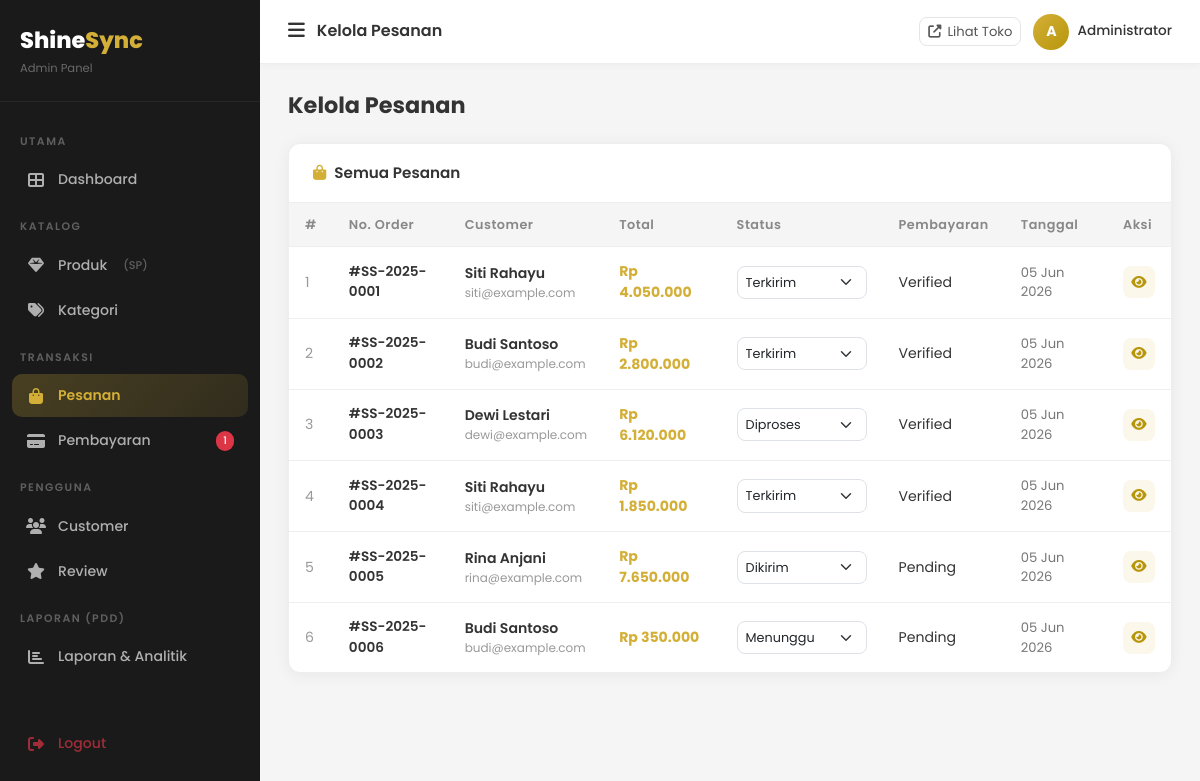
Page /admin/orders (signed in) on the earlier database version.
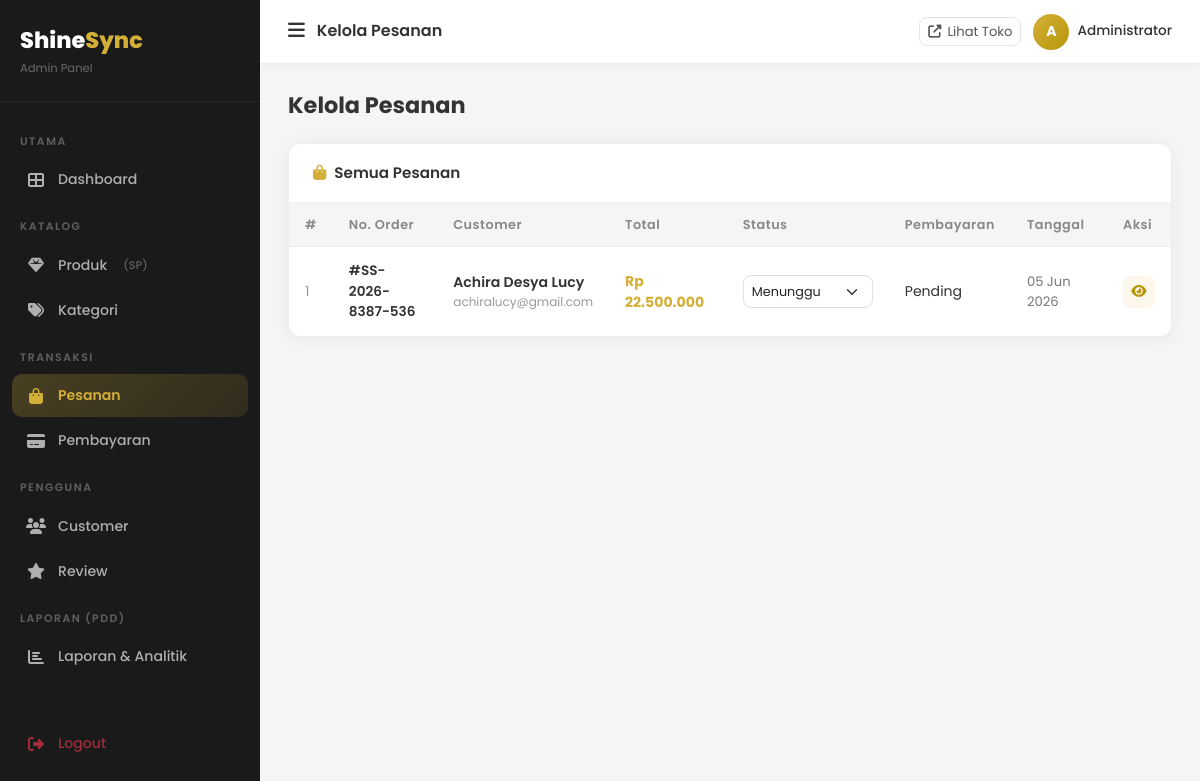
Same page on the later database version.
### tables this page shows
CREATE TABLE `orders` (
  `id` int UNSIGNED NOT NULL,
  `user_id` int UNSIGNED NOT NULL,
  `order_number` varchar(50) NOT NULL,
  `total_amount` decimal(15,2) NOT NULL DEFAULT '0.00',
  `discount` decimal(15,2) DEFAULT '0.00',
  `grand_total` decimal(15,2) NOT NULL DEFAULT '0.00',
  `loyalty_points` int DEFAULT '0',
  `shipping_name` varchar(100) DEFAULT NULL,
  `shipping_phone` varchar(20) DEFAULT NULL,
  `shipping_address` text,
  `notes` text,
  `status` enum('pending','confirmed','processing','shipped','delivered','cancelled') DEFAULT 'pending',
  `created_at` timestamp NULL DEFAULT CURRENT_TIMESTAMP,
  `updated_at` timestamp NULL DEFAULT CURRENT_TIMESTAMP ON UPDATE CURRENT_TIMESTAMP
);

CREATE TABLE `users` (
  `id` int UNSIGNED NOT NULL,
  `name` varchar(100) NOT NULL,
  `email` varchar(150) NOT NULL,
  `password` varchar(255) NOT NULL,
  `phone` varchar(20) DEFAULT NULL,
  `address` text,
  `avatar` varchar(255) DEFAULT 'default.png',
  `role` enum('admin','customer') NOT NULL DEFAULT 'customer',
  `is_active` tinyint(1) NOT NULL DEFAULT '1',
  `created_at` timestamp NULL DEFAULT CURRENT_TIMESTAMP,
  `updated_at` timestamp NULL DEFAULT CURRENT_TIMESTAMP ON UPDATE CURRENT_TIMESTAMP
);

### app/core/Controller.php (called while the page is built, shortened)
<?php
class Controller
{
    protected function view(string $viewPath, array $data = []): void
    {
        extract($data);
        $file = __DIR__ . '/../views/' . $viewPath . '.php';
        require $file;
    }
}

### app/controllers/OrderController.php (called while the page is built, shortened)
<?php
class OrderController extends Controller
{
    private Order $orderModel;
    public function __construct()
    {
        $this->orderModel = new Order();
    }
    public function adminIndex(): void
    {
        $orders    = $this->orderModel->getAll();
        $this->view('admin/orders/index', compact('orders', 'pageTitle'));
    }
}

### app/core/Database.php (called while the page is built, shortened)
<?php
class Database
{
    private static ?Database $instance = null;
    private mysqli $conn;
    private function __construct()
    {
        $this->conn = new mysqli(DB_HOST, DB_USER, DB_PASS, DB_NAME, DB_PORT);
        $this->conn->set_charset(DB_CHARSET);
    }
    public static function getInstance(): Database
    {
        if (self::$instance === null) {
            self::$instance = new self();
        }
        return self::$instance;
    }
    public function query(string $sql, array $params = []): array
    {
        if (empty($params)) {
            $result = $this->conn->query($sql);
            return $result->fetch_all(MYSQLI_ASSOC) ?: [];
        }
        $stmt = $this->prepare($sql, $params);
        $stmt->execute();
        $result = $stmt->get_result();
        return $result ? $result->fetch_all(MYSQLI_ASSOC) : [];
    }
}

### app/core/Model.php (called while the page is built, shortened)
<?php
class Model
{
    public function __construct()
    {
        $this->db = Database::getInstance();
    }
}

### app/models/Order.php (called while the page is built, shortened)
<?php
class Order extends Model
{
    public function getAll(): array
    {
        return $this->db->query(
            "SELECT o.*, u.name AS customer_name, u.email,
                    p.status AS payment_status,
                    COUNT(od.id) AS item_count
             FROM orders o
             INNER JOIN users u ON o.user_id = u.id
             LEFT JOIN payments p       ON o.id = p.order_id
             LEFT JOIN order_details od ON o.id = od.order_id
             GROUP BY o.id
             ORDER BY o.created_at DESC"
        );
    }
}

### app/views/admin/orders/index.php (the view, shortened to what this page needs)
<?php
include __DIR__ . '/../../layouts/admin_header.php';
$statusLabels=['pending'=>'Menunggu','confirmed'=>'Dikonfirmasi','processing'=>'Diproses','shipped'=>'Dikirim','delivered'=>'Terkirim','cancelled'=>'Dibatalkan'];
?>
<div class="admin-page-header">
  <h2>Kelola Pesanan</h2>
</div>
<div class="admin-card">
  <div class="card-head"><h5><i class="fas fa-shopping-bag me-2" style="color:#D4AF37;"></i>Semua Pesanan</h5></div>
  <div style="overflow-x:auto;">
    <table class="admin-table">
      <thead><tr><th>#</th><th>No. Order</th><th>Customer</th><th>Total</th><th>Status</th><th>Pembayaran</th><th>Tanggal</th><th>Aksi</th></tr></thead>
      <tbody>
        <?php if(empty($orders)): ?>
        <tr><td colspan="8" style="text-align:center;padding:40px;color:#999;">Belum ada pesanan.</td></tr>
        <?php else: foreach($orders as $i=>$o): ?>
        <tr>
          <td style="color:#999;"><?= $i+1 ?></td>
          <td style="font-weight:600;font-size:.85rem;">#<?= htmlspecialchars($o['order_number']) ?></td>
          <td>
            <div style="font-weight:600;font-size:.88rem;"><?= htmlspecialchars($o['customer_name']) ?></div>
            <div style="font-size:.75rem;color:#999;"><?= htmlspecialchars($o['email']) ?></div>
          </td>
          <td style="font-weight:700;color:#D4AF37;">Rp <?= number_format($o['grand_total'],0,',','.') ?></td>
          <td>
            <select onchange="updateStatus(<?= $o['id'] ?>,this.value)" class="form-select" style="width:130px;font-size:.8rem;border-radius:8px;padding:6px 8px;">
              <?php foreach($statusLabels as $v=>$l): ?>
              <option value="<?= $v ?>" <?= $o['status']===$v?'selected':'' ?>><?= $l ?></option>
              <?php endforeach; ?>
            </select>
          </td>
          <td>
            <?php if($o['payment_status']): ?>
            <span class="status-badge status-<?= $o['payment_status'] ?>"><?= ucfirst($o['payment_status']) ?></span>
            <?php else: ?>
            <span style="color:#999;font-size:.8rem;">-</span>
            <?php endif; ?>
          </td>
          <td style="font-size:.82rem;color:#777;"><?= date('d M Y', strtotime($o['created_at'])) ?></td>
          <td>
            <a href="<?= APP_URL ?>/admin/orders/detail/<?= $o['id'] ?>" class="btn-action btn-view" title="Detail"><i class="fas fa-eye"></i></a>
          </td>
        </tr>
        <?php endforeach; endif; ?>
      </tbody>
    </table>
  </div>
</div>
<?php include __DIR__ . '/../../layouts/admin_footer.php'; ?>

Differences in the rows shown:
removed orders: order_number "SS-2025-0001", user.name "Siti Rahayu", user.email "siti@example.com", grand_total "4.050.000", status+id "Terkirim", payment_status "Verified", created_at "05 Jun 2026"
removed orders: order_number "SS-2025-0002", user.name "Budi Santoso", user.email "budi@example.com", grand_total "2.800.000", status+id "Terkirim", payment_status "Verified", created_at "05 Jun 2026"
removed orders: order_number "SS-2025-0004", user.name "Siti Rahayu", user.email "siti@example.com", grand_total "1.850.000", status+id "Terkirim", payment_status "Verified", created_at "05 Jun 2026"
removed orders: order_number "SS-2025-0005", user.name "Rina Anjani", user.email "rina@example.com", grand_total "7.650.000", status+id "Dikirim", payment_status "Pending", created_at "05 Jun 2026"
removed orders: order_number "SS-2025-0006", user.name "Budi Santoso", user.email "budi@example.com", grand_total "350.000", status+id "Menunggu", payment_status "Pending", created_at "05 Jun 2026"
changed orders: order_number "SS-2025-0003" → "SS-2026-8387-536"; user.name "Dewi Lestari" → "Achira Desya Lucy"; user.email "dewi@example.com" → "achiralucy@gmail.com"; grand_total "6.120.000" → "22.500.000"; status+id "Diproses" → "Menunggu"; payment_status "Verified" → "Pending"
Other differences:
$pendingCount: "1" → (not shown)
